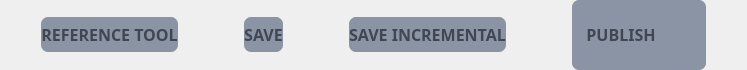
                           <widget class="QFrame" name="frame_shots_active_btn">
                            <property name="maximumSize">
                             <size>
                              <width>16777215</width>
                              <height>70</height>
                             </size>
                            </property>
                            <property name="styleSheet">
                             <string notr="true"/>
                            </property>
                            <property name="frameShape">
                             <enum>QFrame::NoFrame</enum>
                            </property>
                            <property name="frameShadow">
                             <enum>QFrame::Raised</enum>
                            </property>
                            <layout class="QHBoxLayout" name="horizontalLayout_20">
                             <property name="topMargin">
                              <number>0</number>
                             </property>
                             <property name="bottomMargin">
                              <number>0</number>
                             </property>
                             <item>
                              <widget class="QPushButton" name="btn_shots_reference_tool">
                               <property name="minimumSize">
                                <size>
                                 <width>0</width>
                                 <height>35</height>
                                </size>
                               </property>
                               <property name="font">
                                <font>
                                 <family>Quicksand</family>
                                 <pointsize>12</pointsize>
                                 <bold>true</bold>
                                </font>
                               </property>
                               <property name="styleSheet">
                                <string notr="true">QPushButton{
	background-color:#8B94A4;
	color:#414752;
	border-radius:7px;
	margin-left:30px;
	margin-right:30px;
}
QPushButton:hover{
	color:#FFF;
}

QPushButton:pressed{
	color:#FFF;
	background-color:#000000;
}</string>
                               </property>
                               <property name="text">
                                <string>REFERENCE TOOL</string>
                               </property>
                              </widget>
                             </item>
                             <item>
                              <widget class="QPushButton" name="btn_shots_save">
                               <property name="minimumSize">
                                <size>
                                 <width>0</width>
                                 <height>35</height>
                                </size>
                               </property>
                               <property name="font">
                                <font>
                                 <family>Quicksand</family>
                                 <pointsize>12</pointsize>
                                 <bold>true</bold>
                                </font>
                               </property>
                               <property name="styleSheet">
                                <string notr="true">QPushButton{
	background-color:#8B94A4;
	color:#414752;
	border-radius:7px;
	margin-left:30px;
	margin-right:30px;
}
QPushButton:hover{
	color:#FFF;
}

QPushButton:pressed{
	color:#FFF;
	background-color:#000000;
}</string>
                               </property>
                               <property name="text">
                                <string>SAVE</string>
                               </property>
                              </widget>
                             </item>
                             <item>
                              <widget class="QPushButton" name="btn_shots_save_incremental">
                               <property name="minimumSize">
                                <size>
                                 <width>0</width>
                                 <height>35</height>
                                </size>
                               </property>
                               <property name="font">
                                <font>
                                 <family>Quicksand</family>
                                 <pointsize>12</pointsize>
                                 <bold>true</bold>
                                </font>
                               </property>
                               <property name="styleSheet">
                                <string notr="true">QPushButton{
	background-color:#8B94A4;
	color:#414752;
	border-radius:7px;
	margin-left:30px;
	margin-right:30px;
}
QPushButton:hover{
	color:#FFF;
}

QPushButton:pressed{
	color:#FFF;
	background-color:#000000;
}</string>
                               </property>
                               <property name="text">
                                <string>SAVE INCREMENTAL</string>
                               </property>
                              </widget>
                             </item>
                             <item>
                              <widget class="QFrame" name="frame_shots_publish_btn">
                               <property name="styleSheet">
                                <string notr="true">QFrame{
	background-color:#8B94A4;
	border-radius:7px;
	margin-left:30px;
	margin-right:30px;
}</string>
                               </property>
                               <property name="frameShape">
                                <enum>QFrame::NoFrame</enum>
                               </property>
                               <property name="frameShadow">
                                <enum>QFrame::Raised</enum>
                               </property>
                               <layout class="QHBoxLayout" name="horizontalLayout_21">
                                <property name="topMargin">
                                 <number>0</number>
                                </property>
                                <property name="bottomMargin">
                                 <number>0</number>
                                </property>
                                <item>
                                 <widget class="QPushButton" name="btn_shots_publish">
                                  <property name="font">
                                   <font>
                                    <family>Quicksand</family>
                                    <pointsize>12</pointsize>
                                    <bold>true</bold>
                                   </font>
                                  </property>
                                  <property name="styleSheet">
                                   <string notr="true">QPushButton{
	color:#414752;
}
QPushButton:hover{
	color:#FFF;
}

QPushButton:pressed{
	color:#FFF;
	background-color:#000000;
	border-radius:10px
}</string>
                                  </property>
                                  <property name="text">
                                   <string>PUBLISH</string>
                                  </property>
                                  <property name="flat">
                                   <bool>true</bool>
                                  </property>
                                 </widget>
                                </item>
                                <item>
                                 <widget class="QPushButton" name="ico_shots_publish">
                                  <property name="maximumSize">
                                   <size>
                                    <width>30</width>
                                    <height>16777215</height>
                                   </size>
                                  </property>
                                  <property name="font">
                                   <font>
                                    <family>Quicksand</family>
                                    <pointsize>12</pointsize>
                                   </font>
                                  </property>
                                  <property name="styleSheet">
                                   <string notr="true">QPushButton {
	background-color:transparent;
	border:none;
}

QPushButton:hover {
	icon:url(:/icons/icons/engrenage_h.png)
}</string>
                                  </property>
                                  <property name="text">
                                   <string/>
                                  </property>
                                  <property name="icon">
                                   <iconset resource="../ressource.qrc">
                                    <normaloff>:/icons/icons/engrenage.png</normaloff>:/icons/icons/engrenage.png</iconset>
                                  </property>
                                  <property name="iconSize">
                                   <size>
                                    <width>30</width>
                                    <height>30</height>
                                   </size>
                                  </property>
                                 </widget>
                                </item>
                               </layout>
                              </widget>
                             </item>
                            </layout>
                           </widget>
